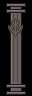

Below is a game level as drawn by its tile map, then a one-line description and the .tmx file that defines it, in full:
An orthogonal 1x3 tile map with 32x32 px tiles, 1 tile layer (Assembly), 3 tilesets.

<map version="1.10" orientation="orthogonal" renderorder="right-down" width="1" height="3" tilewidth="32" tileheight="32" infinite="0" nextlayerid="2" nextobjectid="1">
  <tileset firstgid="1" source="../floors.tsx" />
  <tileset firstgid="321" source="../walls.tsx" />
  <tileset firstgid="961" source="../architecture.tsx" />
  <layer id="1" name="Assembly" width="1" height="3">
    <data encoding="csv">
1797,
1813,
1829
</data>
  </layer>
</map>
